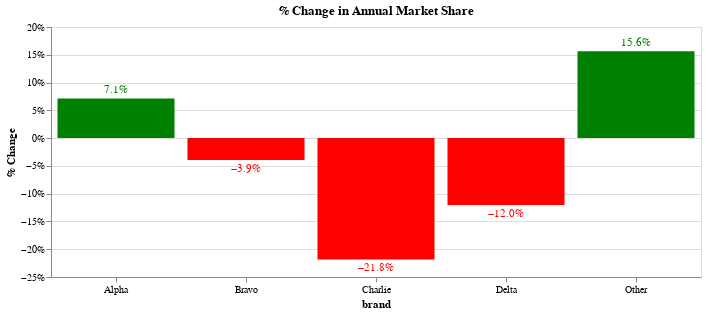

The notebook cell this image was saved under:
### Code cell
base = alt.Chart(annual_change_share).encode(
    x=alt.X("brand:N", 
            axis=alt.Axis(labelAngle=0)
    ),
    y=alt.Y("% Change:Q",
            axis=alt.Axis(format=".0%")
    ),
    color=alt.condition(
        alt.datum["% Change"] > 0, # fixed this 
        alt.value("green"),  # The positive color
        alt.value("red")  # The negative color
    ),
    text=alt.Text(
        '% Change',
        format=(".1%")
    )
        
).properties(
    width=650,
    height=250,
    title='% Change in Annual Market Share'
)

chart = base.mark_bar() + base.mark_text(align='center', 
                                 baseline=alt.expr(alt.expr.if_(alt.datum['% Change'] >= 0, 'bottom', 'top')),
                                 dy=alt.expr(alt.expr.if_(alt.datum['% Change'] >= 0, -3, 3)),
                                 dx=0)

chart.show()

### Figure 1 — Vega-Lite specification as saved in the notebook (floating-point values rounded to 4 significant figures)
{"$schema": "https://vega.github.io/schema/vega-lite/v5.20.1.json", "config": {"view": {"continuousHeight": 300, "continuousWidth": 300}}, "data": {"name": "data-1ee020d083b6a2376c3454767235131c"}, "datasets": {"data-1ee020d083b6a2376c3454767235131c": [{"% Change": 0.07145, "brand": "Alpha", "year": 2}, {"% Change": -0.03941, "brand": "Bravo", "year": 2}, {"% Change": -0.2184, "brand": "Charlie", "year": 2}, {"% Change": -0.1202, "brand": "Delta", "year": 2}, {"% Change": 0.1564, "brand": "Other", "year": 2}]}, "height": 250, "layer": [{"encoding": {"color": {"condition": {"test": "(datum['% Change'] > 0)", "value": "green"}, "value": "red"}, "text": {"field": "% Change", "format": ".1%", "type": "quantitative"}, "x": {"axis": {"labelAngle": 0}, "field": "brand", "type": "nominal"}, "y": {"axis": {"format": ".0%"}, "field": "% Change", "type": "quantitative"}}, "mark": {"type": "bar"}, "title": "% Change in Annual Market Share"}, {"encoding": {"color": {"condition": {"test": "(datum['% Change'] > 0)", "value": "green"}, "value": "red"}, "text": {"field": "% Change", "format": ".1%", "type": "quantitative"}, "x": {"axis": {"labelAngle": 0}, "field": "brand", "type": "nominal"}, "y": {"axis": {"format": ".0%"}, "field": "% Change", "type": "quantitative"}}, "mark": {"align": "center", "baseline": {"expr": "if((datum['% Change'] >= 0),'bottom','top')"}, "dx": 0, "dy": {"expr": "if((datum['% Change'] >= 0),-3,3)"}, "type": "text"}, "title": "% Change in Annual Market Share"}], "width": 650}
